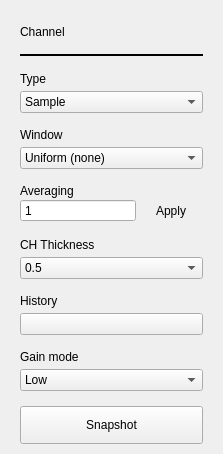
             <widget class="QWidget" name="channelSettings">
              <layout class="QVBoxLayout" name="verticalLayout_4">
               <property name="spacing">
                <number>15</number>
               </property>
               <property name="leftMargin">
                <number>20</number>
               </property>
               <property name="topMargin">
                <number>25</number>
               </property>
               <property name="rightMargin">
                <number>20</number>
               </property>
               <property name="bottomMargin">
                <number>0</number>
               </property>
               <item>
                <widget class="QLabel" name="channelSettingsTitle">
                 <property name="text">
                  <string>Channel</string>
                 </property>
                 <property name="general_settings_label" stdset="0">
                  <bool>true</bool>
                 </property>
                </widget>
               </item>
               <item>
                <widget class="Line" name="lineChannelSettingsTitle">
                 <property name="minimumSize">
                  <size>
                   <width>0</width>
                   <height>0</height>
                  </size>
                 </property>
                 <property name="maximumSize">
                  <size>
                   <width>16777215</width>
                   <height>16777215</height>
                  </size>
                 </property>
                 <property name="frameShadow">
                  <enum>QFrame::Plain</enum>
                 </property>
                 <property name="lineWidth">
                  <number>2</number>
                 </property>
                 <property name="orientation">
                  <enum>Qt::Horizontal</enum>
                 </property>
                 <property name="blue_line" stdset="0">
                  <bool>true</bool>
                 </property>
                </widget>
               </item>
               <item>
                <layout class="QVBoxLayout" name="verticalLayout_10">
                 <property name="spacing">
                  <number>5</number>
                 </property>
                 <property name="topMargin">
                  <number>0</number>
                 </property>
                 <item>
                  <widget class="QLabel" name="label_type">
                   <property name="text">
                    <string>Type</string>
                   </property>
                  </widget>
                 </item>
                 <item>
                  <widget class="QComboBox" name="comboBox_type">
                   <item>
                    <property name="text">
                     <string>Sample</string>
                    </property>
                   </item>
                   <item>
                    <property name="text">
                     <string>and other types</string>
                    </property>
                   </item>
                  </widget>
                 </item>
                </layout>
               </item>
               <item>
                <layout class="QVBoxLayout" name="verticalLayout_11">
                 <property name="spacing">
                  <number>5</number>
                 </property>
                 <property name="topMargin">
                  <number>0</number>
                 </property>
                 <item>
                  <widget class="QLabel" name="label_window">
                   <property name="text">
                    <string>Window</string>
                   </property>
                  </widget>
                 </item>
                 <item>
                  <widget class="QComboBox" name="comboBox_window">
                   <item>
                    <property name="text">
                     <string>Uniform (none)</string>
                    </property>
                   </item>
                   <item>
                    <property name="text">
                     <string>and others windows</string>
                    </property>
                   </item>
                  </widget>
                 </item>
                </layout>
               </item>
               <item>
                <layout class="QGridLayout" name="gridLayout_6">
                 <property name="topMargin">
                  <number>0</number>
                 </property>
                 <property name="horizontalSpacing">
                  <number>3</number>
                 </property>
                 <property name="verticalSpacing">
                  <number>0</number>
                 </property>
                 <item row="0" column="0">
                  <widget class="QLabel" name="label_averaging">
                   <property name="sizePolicy">
                    <sizepolicy hsizetype="Preferred" vsizetype="Fixed">
                     <horstretch>0</horstretch>
                     <verstretch>0</verstretch>
                    </sizepolicy>
                   </property>
                   <property name="text">
                    <string>Averaging</string>
                   </property>
                  </widget>
                 </item>
                 <item row="1" column="0">
                  <widget class="QSpinBox" name="spinBox_averaging">
                   <property name="styleSheet">
                    <string notr="true">font-size: 14px;
height:24px;
border: 0px;
border-bottom: 1px solid rgba(255,255,255,100);


QSpinBox[invalid=true] {
border-color: red;
}
QSpinBox[valid=true] {
border-color: green;
}</string>
                   </property>
                   <property name="buttonSymbols">
                    <enum>QAbstractSpinBox::NoButtons</enum>
                   </property>
                   <property name="keyboardTracking">
                    <bool>false</bool>
                   </property>
                   <property name="minimum">
                    <number>1</number>
                   </property>
                   <property name="maximum">
                    <number>10000</number>
                   </property>
                  </widget>
                 </item>
                 <item row="1" column="1">
                  <widget class="QPushButton" name="btnApply">
                   <property name="sizePolicy">
                    <sizepolicy hsizetype="Fixed" vsizetype="Fixed">
                     <horstretch>0</horstretch>
                     <verstretch>0</verstretch>
                    </sizepolicy>
                   </property>
                   <property name="minimumSize">
                    <size>
                     <width>64</width>
                     <height>25</height>
                    </size>
                   </property>
                   <property name="styleSheet">
                    <string notr="true">QPushButton {
border-width: 0px;
border-radius: 3px;
min-width: 64px;
}</string>
                   </property>
                   <property name="text">
                    <string>Apply</string>
                   </property>
                   <property name="blue_button" stdset="0">
                    <bool>true</bool>
                   </property>
                  </widget>
                 </item>
                </layout>
               </item>
               <item>
                <layout class="QVBoxLayout" name="verticalLayout_13">
                 <property name="spacing">
                  <number>5</number>
                 </property>
                 <property name="topMargin">
                  <number>0</number>
                 </property>
                 <item>
                  <widget class="QLabel" name="label_thickness">
                   <property name="text">
                    <string>CH Thickness</string>
                   </property>
                  </widget>
                 </item>
                 <item>
                  <widget class="QComboBox" name="comboBox_line_thickness">
                   <item>
                    <property name="text">
                     <string>0.5</string>
                    </property>
                   </item>
                   <item>
                    <property name="text">
                     <string>1</string>
                    </property>
                   </item>
                   <item>
                    <property name="text">
                     <string>1.5</string>
                    </property>
                   </item>
                   <item>
                    <property name="text">
                     <string>2</string>
                    </property>
                   </item>
                   <item>
                    <property name="text">
                     <string>2.5</string>
                    </property>
                   </item>
                   <item>
                    <property name="text">
                     <string>3</string>
                    </property>
                   </item>
                   <item>
                    <property name="text">
                     <string>3.5</string>
                    </property>
                   </item>
                   <item>
                    <property name="text">
                     <string>4</string>
                    </property>
                   </item>
                   <item>
                    <property name="text">
                     <string>4.5</string>
                    </property>
                   </item>
                   <item>
                    <property name="text">
                     <string>5</string>
                    </property>
                   </item>
                  </widget>
                 </item>
                </layout>
               </item>
               <item>
                <layout class="QVBoxLayout" name="verticalLayout_15">
                 <property name="spacing">
                  <number>5</number>
                 </property>
                 <property name="topMargin">
                  <number>0</number>
                 </property>
                 <item>
                  <widget class="QLabel" name="lbl_history">
                   <property name="text">
                    <string>History</string>
                   </property>
                  </widget>
                 </item>
                 <item>
                  <widget class="adiscope::CustomSwitch" name="btnHistory">
                   <property name="text">
                    <string/>
                   </property>
                  </widget>
                 </item>
                </layout>
               </item>
               <item>
                <layout class="QVBoxLayout" name="verticalLayout_12">
                 <property name="spacing">
                  <number>5</number>
                 </property>
                 <property name="bottomMargin">
                  <number>0</number>
                 </property>
                 <item>
                  <widget class="QLabel" name="label_7">
                   <property name="text">
                    <string>Gain mode</string>
                   </property>
                  </widget>
                 </item>
                 <item>
                  <widget class="QComboBox" name="cmbGainMode">
                   <property name="currentText">
                    <string>Low</string>
                   </property>
                   <item>
                    <property name="text">
                     <string>Low</string>
                    </property>
                   </item>
                   <item>
                    <property name="text">
                     <string>High</string>
                    </property>
                   </item>
                  </widget>
                 </item>
                </layout>
               </item>
               <item>
                <widget class="QPushButton" name="btnSnapshot">
                 <property name="styleSheet">
                  <string notr="true">QPushButton{
  width: 175px;
  height: 30px;
  font-weight: normal;
  font-style: normal;
  text-align: center;
}</string>
                 </property>
                 <property name="text">
                  <string>Snapshot</string>
                 </property>
                 <property name="blue_button" stdset="0">
                  <bool>true</bool>
                 </property>
                </widget>
               </item>
               <item>
                <spacer name="verticalSpacer_4">
                 <property name="orientation">
                  <enum>Qt::Vertical</enum>
                 </property>
                 <property name="sizeHint" stdset="0">
                  <size>
                   <width>10</width>
                   <height>10</height>
                  </size>
                 </property>
                </spacer>
               </item>
               <item>
                <spacer name="verticalSpacer_3">
                 <property name="orientation">
                  <enum>Qt::Vertical</enum>
                 </property>
                 <property name="sizeType">
                  <enum>QSizePolicy::Fixed</enum>
                 </property>
                 <property name="sizeHint" stdset="0">
                  <size>
                   <width>10</width>
                   <height>0</height>
                  </size>
                 </property>
                </spacer>
               </item>
              </layout>
             </widget>
